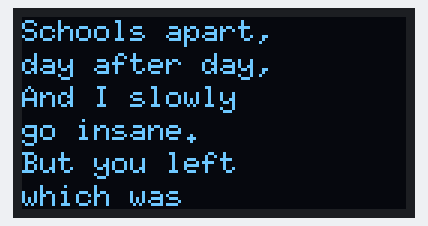
Bench run of a sketch on a simulated Arduino Uno, built with avr-gcc and run on an emulated ATmega328P. On the bench: 128×64 one-colour display.

Above: at 1.7 s.
At 14.6 s:
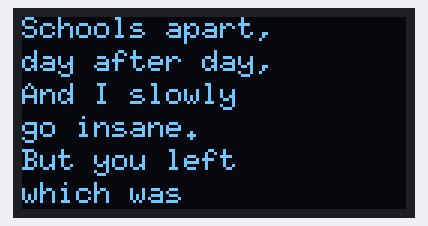
At 27.4 s:
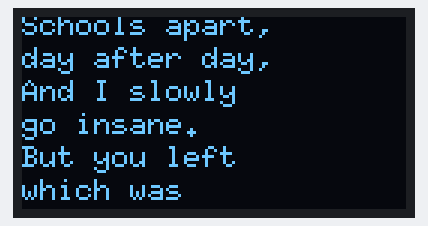

The sketch:

textscroll.ino
```cpp
#include "U8glib.h"
U8GLIB_SSD1306_128X64 u8g(U8G_I2C_OPT_NONE);  // I2C / TWI
# define Con_interval 11
# define Con_pages 1
void u8g_prepare(void) {
  u8g.setFont(u8g_font_6x10);
  u8g.setFontRefHeightExtendedText();
  u8g.setDefaultForegroundColor();
  u8g.setFontPosTop();
}
void u8g_print1(unsigned long a) {
  u8g.drawStr( 0, 0-a/8, "Schools apart,");
  u8g.drawStr( 0, 11-a/8, "day after day,");
  u8g.drawStr( 0 ,22-a/8, "And I slowly ");
  u8g.drawStr( 0 ,33-a/8, "go insane.");
  u8g.drawStr( 0 ,44-a/8, "But you left");
  u8g.drawStr( 0, 55-a/8, "which was");
  u8g.drawStr( 0, 66-a/8, "my deep pain.");
  u8g.drawStr( 0, 77-a/8, "Since you've");
  u8g.drawStr( 0, 88-a/8, "broken my heart,");
  u8g.drawStr( 0, 99-a/8, "you need not");
  u8g.drawStr( 0, 110-a/8, "be with me.");
  u8g.drawStr( 0, 121-a/8, "Let's say goodbye");
  u8g.drawStr( 0, 132-a/8, "and depart,");
  u8g.drawStr( 0, 143-a/8, "And I'm what");
  u8g.drawStr( 0, 154-a/8, "I used to be.");
  u8g.drawStr( 0, 165-a/8, "Do not say forever;");
  u8g.drawStr( 0, 176-a/8, "Do not");
  u8g.drawStr( 0, 187-a/8, "meet tomorrow.");
  u8g.drawStr( 0, 198-a/8, "And I see you never,");
  u8g.drawStr( 0, 209-a/8, "I am virtue as snow.");
}
unsigned long draw_state = 0;

void draw(void) {
  u8g_prepare();
  switch(draw_state >> Con_interval) {
    case 0 : u8g_print1 (draw_state); break;
}
}
void setup(void) {
  u8g.setRot180();
}
void loop(void) {
  u8g.firstPage();
  do {
    draw();
      }
  while( u8g.nextPage() );
  draw_state++;
  if ( draw_state >= Con_pages * pow(2,Con_interval))
  draw_state = 0;
}
```

Measured:
- what the display in image 0 shows lasts 12.9 s, from 1.6 s to 14.5 s
